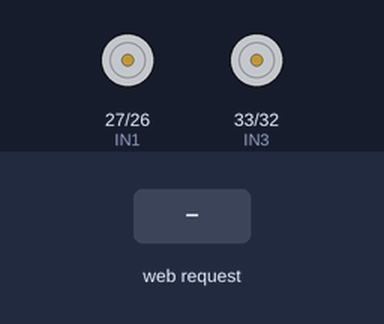
The sketch below on a simulated ESP32. Parts: motor-driver pin pairs drawn as motors (green arrow = first pin HIGH = forward, orange = second pin HIGH = backward, longer = more drive, scaled by the enable pin). The inputs (shaded band) are chosen by the test bench. WiFi joins after 1.5 s; servers stay silent unless stated; what the sketch prints to the serial monitor is not drawn.

Above: at 2.7 s.
2.8 s: HTTP request GET /go received
At 4.0 s:
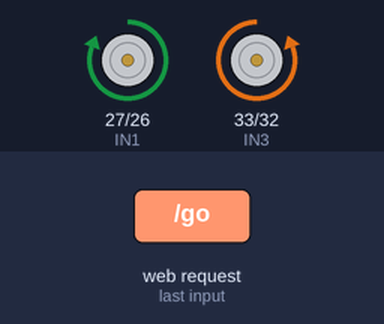
4.3 s: HTTP request GET /backward received
At 5.2 s:
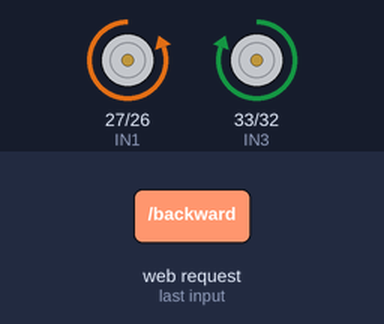
5.8 s: HTTP request GET /turn_left received
At 6.3 s:
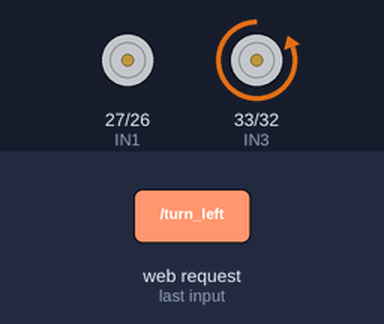
7.3 s: HTTP request GET /turn_right received
At 8.5 s:
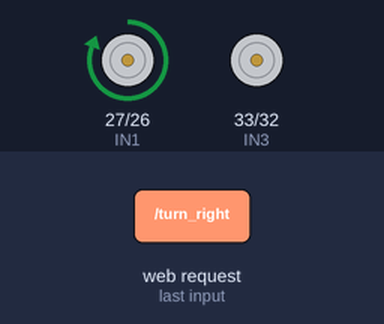
8.8 s: HTTP request GET /stop received
At 9.8 s:
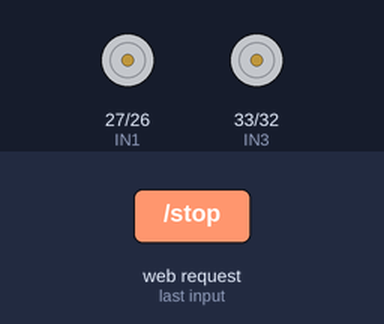
Timing chart, 0 to 11.3 s (numbered marks = the images above; inputs shaded):
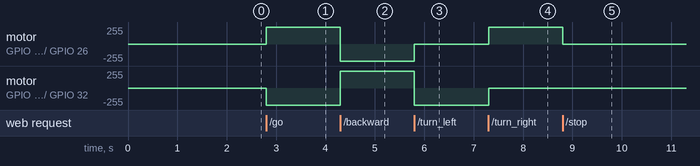

The sketch:

sketch_aug20a_copy_20250824173330.ino
```cpp
#include <WiFi.h>
#include <WebServer.h>

const char* ssid = "Lalan-4G";
const char* password = "Lalan@00";

WebServer server(80);

// Motor pins (L298N)
int ENA = 14;
int IN1 = 27;
int IN2 = 26;
int ENB = 25;
int IN3 = 33;
int IN4 = 32;

void setup() {
  Serial.begin(115200);

  pinMode(ENA, OUTPUT);
  pinMode(IN1, OUTPUT);
  pinMode(IN2, OUTPUT);
  pinMode(ENB, OUTPUT);
  pinMode(IN3, OUTPUT);
  pinMode(IN4, OUTPUT);

  digitalWrite(ENA, HIGH);  // Enable both motor channels
  digitalWrite(ENB, HIGH);

  WiFi.begin(ssid, password);
  while (WiFi.status() != WL_CONNECTED) {
    delay(500);
    Serial.print(".");
  }
  Serial.println("\n✅ WiFi Connected!");
  Serial.print("🌐 ESP32 IP: ");
  Serial.println(WiFi.localIP());

  // Routes
  server.on("/go", [](){ forward(); server.send(200, "text/plain", "➡️ Moving Forward"); });
  server.on("/stop", [](){ stopMotors(); server.send(200, "text/plain", "🛑 Stopped"); });
  server.on("/backward", [](){ backward(); server.send(200, "text/plain", "⬇️ Backward"); });
  server.on("/turn_left", [](){ blockLeft(); server.send(200, "text/plain", "⬅️ Turn Left"); });
  server.on("/turn_right", [](){ blockRight(); server.send(200, "text/plain", "➡️ Turn Right"); });

  server.begin();
}

void loop() {
  server.handleClient();
}

// === Motor Functions ===
void stopMotors() {
  digitalWrite(IN1, LOW);
  digitalWrite(IN2, LOW);
  digitalWrite(IN3, LOW);
  digitalWrite(IN4, LOW);
}

void forward() {
  digitalWrite(IN1, HIGH);
  digitalWrite(IN2, LOW);
  digitalWrite(IN3, LOW);
  digitalWrite(IN4, HIGH);
}

void backward() {
  digitalWrite(IN1, LOW);
  digitalWrite(IN2, HIGH);
  digitalWrite(IN3, HIGH);
  digitalWrite(IN4, LOW);
}

// Block left wheels (Right side moves → car turns left)
void blockLeft() {
  digitalWrite(IN1, LOW);
  digitalWrite(IN2, LOW);   // stop left side
  digitalWrite(IN3, LOW);
  digitalWrite(IN4, HIGH);  // right side forward
}

// Block right wheels (Left side moves → car turns right)
void blockRight() {
  digitalWrite(IN1, HIGH);
  digitalWrite(IN2, LOW);   // left side forward
  digitalWrite(IN3, LOW);
  digitalWrite(IN4, LOW);   // stop right side
}
```

Measured:
- after the input at 2.8 s, motor on GPIO 27 (IN1) / GPIO 26 (IN2): stopped → forward 255/255 at once; motor on GPIO 33 (IN3) / GPIO 32 (IN4): stopped → backward 255/255 at once
- after the input at 4.3 s, motor on GPIO 27 (IN1) / GPIO 26 (IN2): forward 255/255 → backward 255/255 at once; motor on GPIO 33 (IN3) / GPIO 32 (IN4): backward 255/255 → forward 255/255 at once
- after the input at 5.8 s, motor on GPIO 27 (IN1) / GPIO 26 (IN2): backward 255/255 → stopped at once; motor on GPIO 33 (IN3) / GPIO 32 (IN4): forward 255/255 → backward 255/255 at once
- after the input at 7.3 s, motor on GPIO 27 (IN1) / GPIO 26 (IN2): stopped → forward 255/255 at once; motor on GPIO 33 (IN3) / GPIO 32 (IN4): backward 255/255 → stopped at once
- after the input at 8.8 s, motor on GPIO 27 (IN1) / GPIO 26 (IN2): forward 255/255 → stopped at once
